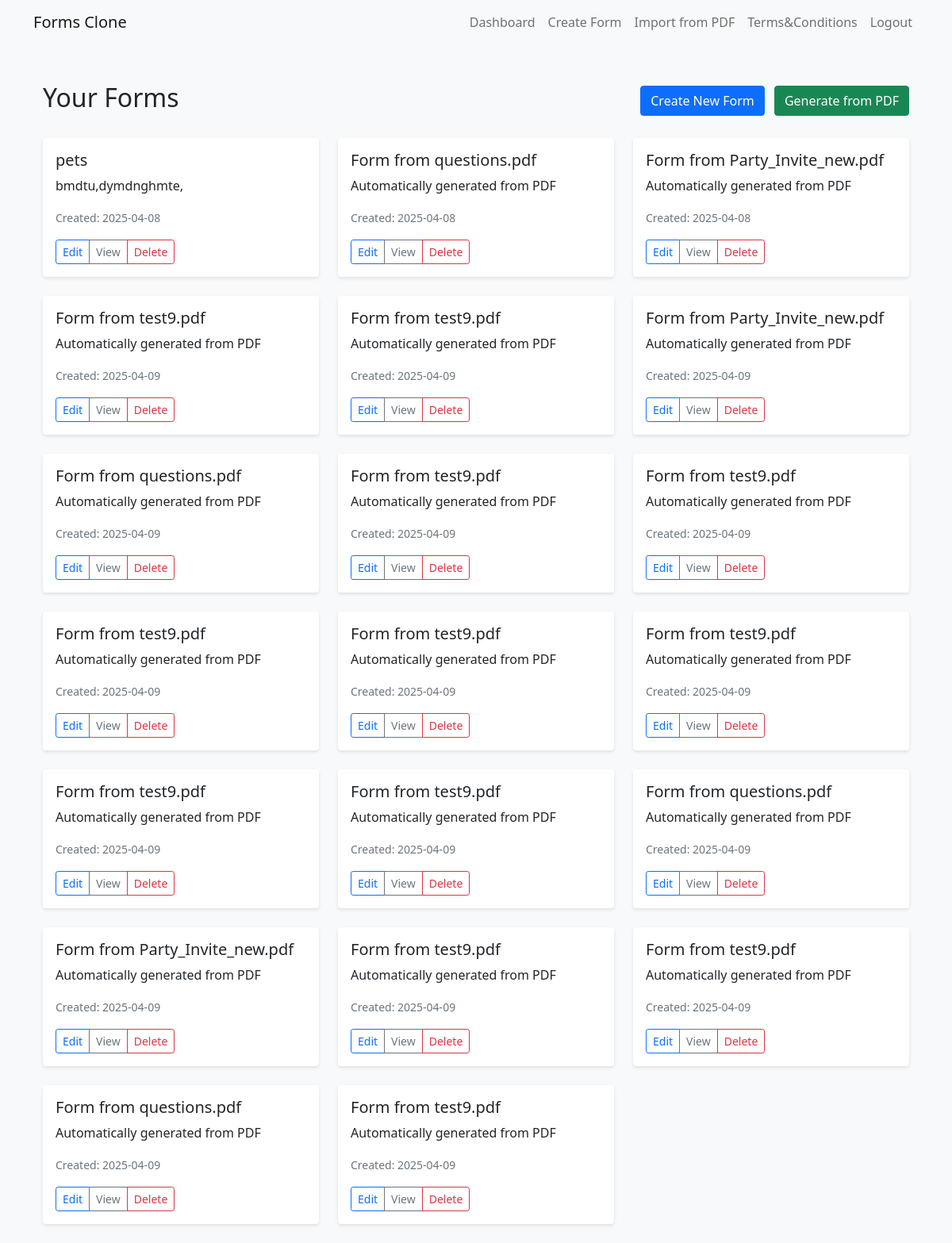
/dashboard (signed in), run on an earlier commit of the app's database.
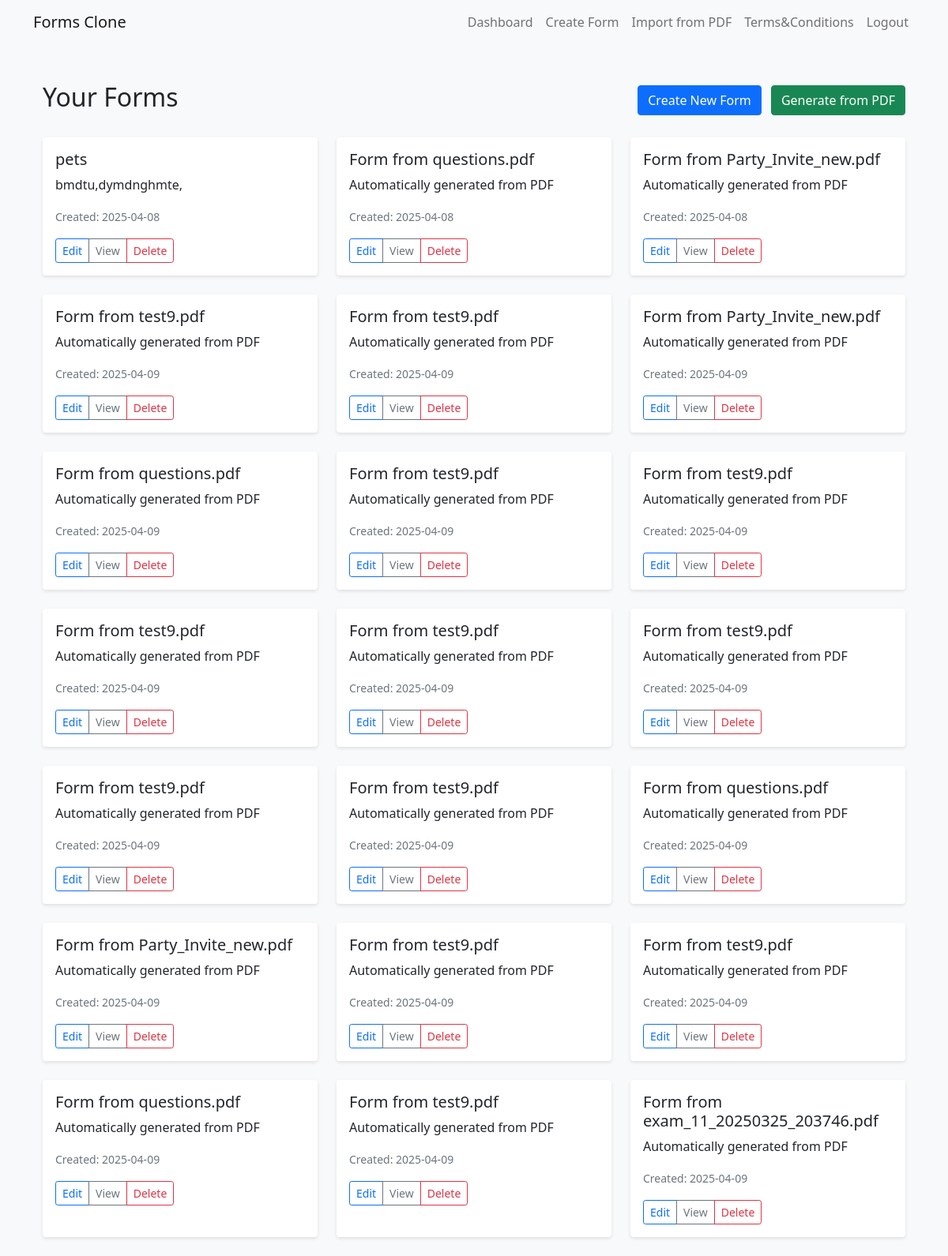
And on a later commit of the database.
### app.py (models this page shows)
class Form(db.Model):
    id = db.Column(db.Integer, primary_key=True)
    title = db.Column(db.String(200), nullable=False)
    description = db.Column(db.Text)
    created_at = db.Column(db.DateTime, default=datetime.utcnow)
    user_id = db.Column(db.Integer, db.ForeignKey('user.id'), nullable=False)
    questions = db.relationship('Question', backref='form', lazy=True, cascade='all, delete-orphan')
    responses = db.relationship('Response', backref='form', lazy=True, cascade='all, delete-orphan')

### app.py (the view)
@app.route('/dashboard')
@login_required
def dashboard():
    forms = Form.query.filter_by(user_id=current_user.id).all()
    return render_template('dashboard.html', forms=forms)

### app.py (called while the page is built)
@login_manager.user_loader
def load_user(user_id):
    return User.query.get(int(user_id))

### templates/dashboard.html (shortened to what this page needs)
{% extends "base.html" %}
{% block content %}
<div class="container mt-5">
    <div class="d-flex justify-content-between align-items-center mb-4">
        <h2>Your Forms</h2>
        <div>
            <a href="{{ url_for('create_form') }}" class="btn btn-primary me-2">Create New Form</a>
            <a href="{{ url_for('upload_pdf') }}" class="btn btn-success">Generate from PDF</a>
        </div>
    </div>
    {% if forms %}
        <div class="row">
            {% for form in forms %}
            <div class="col-md-4 mb-4">
                <div class="card h-100">
                    <div class="card-body">
                        <h5 class="card-title">{{ form.title }}</h5>
                        <p class="card-text">{{ form.description }}</p>
                        <p class="card-text">
                            <small class="text-muted">Created: {{ form.created_at.strftime('%Y-%m-%d') }}</small>
                        </p>
                        <div class="btn-group">
                            <a href="{{ url_for('edit_form', form_id=form.id) }}" class="btn btn-sm btn-outline-primary">Edit</a>
                            <a href="{{ url_for('view_form', form_id=form.id) }}" class="btn btn-sm btn-outline-secondary">View</a>
                            <button type="button" class="btn btn-sm btn-outline-danger"
                                    onclick="confirmDelete({{ form.id }})">
                                Delete
                            </button>
                        </div>
                    </div>
                </div>
            </div>
            {% endfor %}
        </div>
    {% else %}
        <div class="alert alert-info">
            You haven't created any forms yet. Click "Create New Form" to get started or "Generate from PDF" to create a form from a PDF file.
        </div>
    {% endif %}
</div>
{% endblock %}

What changed in the data, as far as the page shows it:
added Form: title "Form from exam_11_20250325_203746.pdf", description "Automatically generated from PDF", created_at "2025-04-09"
